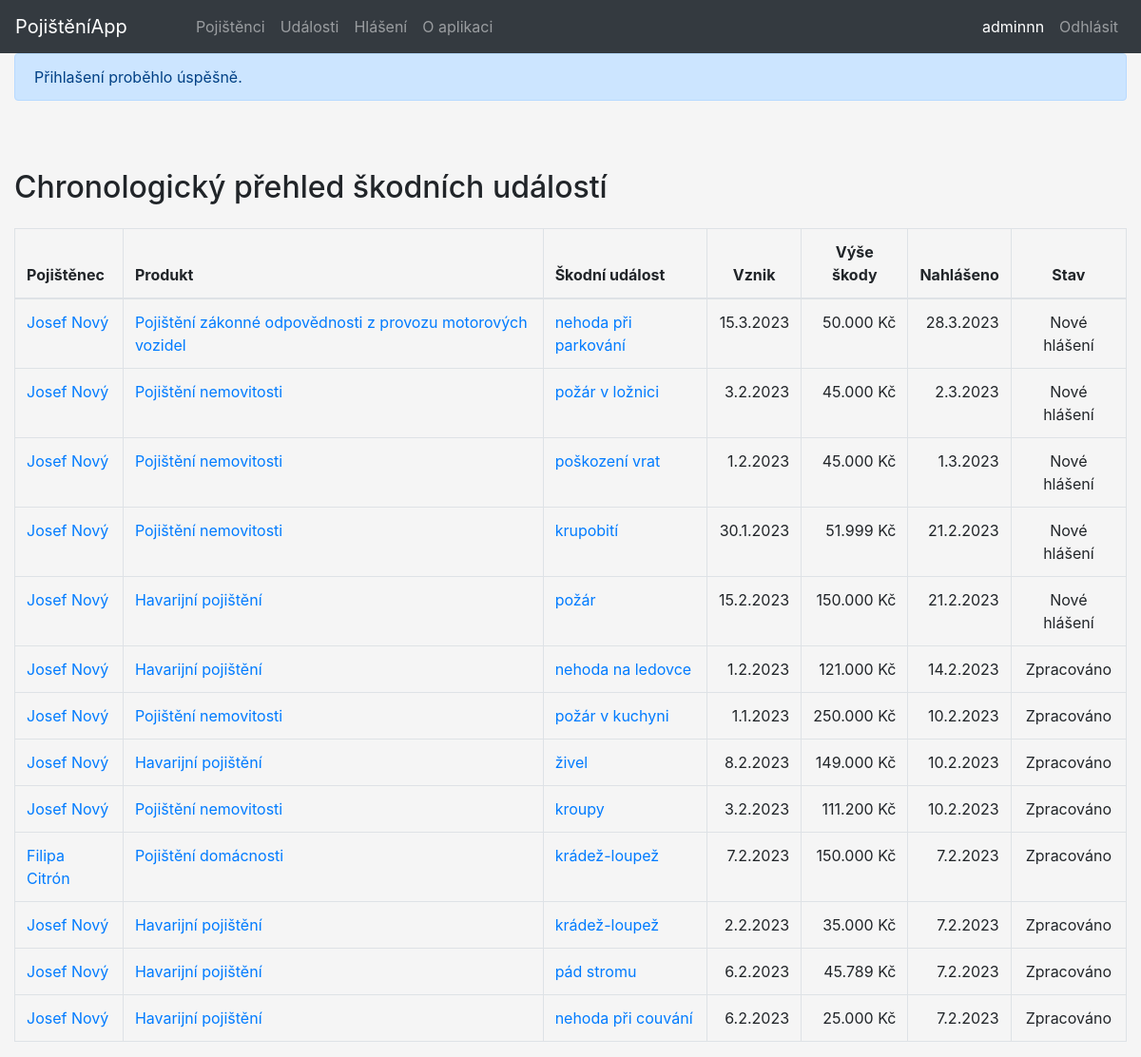
Page /hlaseni (signed in) on the committed database.
### tables this page shows
CREATE TABLE `hlaseni` (
  `hlaseni_id` int(11) NOT NULL,
  `nazev` varchar(255) NOT NULL,
  `datum_vzniku` date NOT NULL,
  `datum_nahlaseni` date NOT NULL,
  `vyse_skody` int(11) NOT NULL,
  `produkt_id` int(11) NOT NULL,
  `zpracovano` tinyint(1) NOT NULL DEFAULT 0
);

CREATE TABLE `pojistenci` (
  `pojistenci_id` int(11) NOT NULL,
  `jmeno` varchar(255) NOT NULL,
  `prijmeni` varchar(255) NOT NULL,
  `email` varchar(255) NOT NULL,
  `telefon` varchar(20) NOT NULL,
  `ulice_cp` varchar(255) NOT NULL,
  `mesto` varchar(255) NOT NULL,
  `psc` varchar(6) NOT NULL,
  `registr_kod` int(11) NOT NULL
);

CREATE TABLE `pojisteni` (
  `pojisteni_id` int(11) NOT NULL,
  `poj_produkt` varchar(255) NOT NULL,
  `poj_castka` int(11) NOT NULL,
  `predmet_poj` varchar(255) NOT NULL,
  `platnost_od` date NOT NULL,
  `platnost_do` date NOT NULL,
  `pojistenec_id` int(11) NOT NULL
);

### index.php (called while the page is built, shortened)
<?php
$smerovac = new SmerovacKontroler();
$smerovac->zpracuj(array($_SERVER['REQUEST_URI']));
$smerovac->vypisPohled();

### kontrolery/HlaseniKontroler.php (called while the page is built, shortened)
<?php
class HlaseniKontroler extends Kontroler
{
	public function zpracuj(array $parametry): void
	{
		$spravceUzivatelu = new SpravceUzivatelu();
		$spravceHlaseni = new SpravceHlaseni();
		$uzivatel = $spravceUzivatelu->vratUzivatele();
		if(!$uzivatel['admin']) {
			$this->presmeruj("pojistenec-hlaseni/{$uzivatel['pojistenec_id']}");
		} else {
			$udalosti = $spravceHlaseni->vratHistoriiHlaseni();
		}
	}
}

### modely/Db.php (called while the page is built, shortened)
<?php
class Db {
    private static $spojeni;
    private static array $nastaveni = array(
		PDO::ATTR_ERRMODE => PDO::ERRMODE_EXCEPTION,
		PDO::MYSQL_ATTR_INIT_COMMAND => "SET NAMES utf8",
		PDO::ATTR_EMULATE_PREPARES => false,
	);
    public static function pripoj(string $host, string $uzivatel, string $heslo, string $databaze) : void
    {
		if (!isset(self::$spojeni)) {
			self::$spojeni = @new PDO(
				"mysql:host=$host;dbname=$databaze",
				$uzivatel,
				$heslo,
				self::$nastaveni
			);
		}
	}
    public static function dotazVsechny(string $dotaz, array $parametry = array()) : array|bool
    {
		$navrat = self::$spojeni->prepare($dotaz);
		$navrat->execute($parametry);
		return $navrat->fetchAll();
	}
}

### modely/SpravceHlaseni.php (called while the page is built, shortened)
<?php
class SpravceHlaseni
{
	public function vratHistoriiHlaseni() : array|bool
	{
		return Db::dotazVsechny('
		SELECT `pojistenci_id`, `jmeno`, `prijmeni`, `produkt_id`, `poj_produkt`, `hlaseni_id`, `nazev`, `datum_vzniku`, `vyse_skody`, `datum_nahlaseni`, `zpracovano`
		FROM `hlaseni`
		JOIN `pojisteni`
		ON `produkt_id` = `pojisteni_id`
		JOIN `pojistenci`
		ON `pojistenci_id` = `pojistenec_id`
		ORDER BY `zpracovano` ASC, `datum_nahlaseni` DESC
		');
	}
}

### kontrolery/SmerovacKontroler.php (called while the page is built, shortened)
<?php
class SmerovacKontroler extends Kontroler
{
	protected Kontroler $kontroler;
	private function pomlckyDoVelbloudiNotace(string $text) : string
	{
		$veta = str_replace('-', ' ', $text);
		$veta = ucwords($veta);
		$veta = str_replace(' ', '', $veta);
		return $veta;
	}
	private function parsujURL(string $url) : array
	{
        $naparsovanaURL = parse_url($url);
		$naparsovanaURL["path"] = ltrim($naparsovanaURL["path"], "/");
		$naparsovanaURL["path"] = trim($naparsovanaURL["path"]);
		$rozdelenaCesta = explode("/", $naparsovanaURL["path"]);
		return $rozdelenaCesta;
	}
    public function zpracuj(array $parametry) : void
    {
		$naparsovanaURL = $this->parsujURL($parametry[0]);
		$tridaKontroleru = $this->pomlckyDoVelbloudiNotace(array_shift($naparsovanaURL)) . 'Kontroler';
		if (file_exists('kontrolery/' . $tridaKontroleru . '.php'))
			$this->kontroler = new $tridaKontroleru;
		else
			$this->presmeruj('chyba');
        $this->kontroler->zpracuj($naparsovanaURL);
    }
}

### modely/FormatHelper.php (called while the page is built, shortened)
<?php
class FormatHelper
{
    public static function datumDoFormulare($vstupniDatum)
	{
		if (!$vstupniDatum) {
			return null;
		} else
		$datum_pole = explode('-', $vstupniDatum);
		$den = ltrim($datum_pole[2], "0");
		$mesic = ltrim($datum_pole[1], "0");
		$rok = $datum_pole[0];
		return $den . '.' . $mesic . '.' . $rok;
	}
}

### pohledy/hlaseni.phtml (the view, shortened to what this page needs)
<div class="container-fluid">
		<h2 class="py-lg-3">Chronologický přehled škodních událostí</h2>
		<table class="table table-bordered table-hover table-responsive-sm">
			<thead>
				<th>Pojištěnec</th>
				<th>Produkt</th>
				<th>Škodní událost</th>
				<th style="text-align:center">Vznik</th>
				<th style="text-align:center">Výše škody</th>
				<th style="text-align:center">Nahlášeno</th>
				<th style="text-align:center">Stav</th>
			</thead>
			<tbody>
				<?php foreach ($udalosti as $udalost) : ?>
					<tr>
						<td><a href="stavajici-pojistenec/<?=$udalost['pojistenci_id']?>"><?= $udalost['jmeno'] . ' ' . $udalost['prijmeni']?></a></td>
						<td><a href="detail-pojisteni/<?=$udalost['pojistenci_id']?>/<?=$udalost['produkt_id']?>"><?= $udalost['poj_produkt']?></a></td>
						<td><a href="nahlizet-hlaseni/<?=$udalost['pojistenci_id']?>/<?=$udalost['produkt_id']?>/<?=$udalost['hlaseni_id']?>"><?= $udalost['nazev']?></a></td>
						<td style="text-align:right"><?= FormatHelper::datumDoFormulare($udalost['datum_vzniku'])?></td>
						<td style="text-align:right"><?= number_format($udalost['vyse_skody'], 0, ',', '.') . ' Kč'?></td>
						<td style="text-align:right"><?= FormatHelper::datumDoFormulare($udalost['datum_nahlaseni'])?></td>
						<td style="text-align:center"><?php if (!$udalost['zpracovano']) {echo 'Nové hlášení';} else {echo 'Zpracováno';}?></td>
					</tr>
				<?php endforeach ?>
			</tbody>
		</table>
	</div>

### style.css (style rules this page uses)
body { background-color: whitesmoke; }
.container-fluid { margin-top: 56px; }

### rows in the picture
hlaseni: pojistenci.jmeno "Josef", pojistenci.prijmeni "Nový", produkt.poj_produkt "Pojištění zákonné odpovědnosti z provozu motorových vozidel", nazev "nehoda při parkování", datum_vzniku "15.3.2023", vyse_skody "50.000", datum_nahlaseni "28.3.2023", zpracovano "Nové hlášení"
hlaseni: pojistenci.jmeno "Josef", pojistenci.prijmeni "Nový", produkt.poj_produkt "Pojištění nemovitosti", nazev "požár v ložnici", datum_vzniku "3.2.2023", vyse_skody "45.000", datum_nahlaseni "2.3.2023", zpracovano "Nové hlášení"
hlaseni: pojistenci.jmeno "Josef", pojistenci.prijmeni "Nový", produkt.poj_produkt "Pojištění nemovitosti", nazev "poškození vrat", datum_vzniku "1.2.2023", vyse_skody "45.000", datum_nahlaseni "1.3.2023", zpracovano "Nové hlášení"
hlaseni: pojistenci.jmeno "Josef", pojistenci.prijmeni "Nový", produkt.poj_produkt "Pojištění nemovitosti", nazev "krupobití", datum_vzniku "30.1.2023", vyse_skody "51.999", datum_nahlaseni "21.2.2023", zpracovano "Nové hlášení"
hlaseni: pojistenci.jmeno "Josef", pojistenci.prijmeni "Nový", produkt.poj_produkt "Havarijní pojištění", nazev "požár", datum_vzniku "15.2.2023", vyse_skody "150.000", datum_nahlaseni "21.2.2023", zpracovano "Nové hlášení"
hlaseni: pojistenci.jmeno "Josef", pojistenci.prijmeni "Nový", produkt.poj_produkt "Havarijní pojištění", nazev "nehoda na ledovce", datum_vzniku "1.2.2023", vyse_skody "121.000", datum_nahlaseni "14.2.2023", zpracovano "Zpracováno"
hlaseni: pojistenci.jmeno "Josef", pojistenci.prijmeni "Nový", produkt.poj_produkt "Pojištění nemovitosti", nazev "požár v kuchyni", datum_vzniku "1.1.2023", vyse_skody "250.000", datum_nahlaseni "10.2.2023", zpracovano "Zpracováno"
hlaseni: pojistenci.jmeno "Josef", pojistenci.prijmeni "Nový", produkt.poj_produkt "Havarijní pojištění", nazev "živel", datum_vzniku "8.2.2023", vyse_skody "149.000", datum_nahlaseni "10.2.2023", zpracovano "Zpracováno"
hlaseni: pojistenci.jmeno "Josef", pojistenci.prijmeni "Nový", produkt.poj_produkt "Pojištění nemovitosti", nazev "kroupy", datum_vzniku "3.2.2023", vyse_skody "111.200", datum_nahlaseni "10.2.2023", zpracovano "Zpracováno"
hlaseni: pojistenci.jmeno "Filipa", pojistenci.prijmeni "Citrón", produkt.poj_produkt "Pojištění domácnosti", nazev "krádež-loupež", datum_vzniku "7.2.2023", vyse_skody "150.000", datum_nahlaseni "7.2.2023", zpracovano "Zpracováno"
hlaseni: pojistenci.jmeno "Josef", pojistenci.prijmeni "Nový", produkt.poj_produkt "Havarijní pojištění", nazev "krádež-loupež", datum_vzniku "2.2.2023", vyse_skody "35.000", datum_nahlaseni "7.2.2023", zpracovano "Zpracováno"
hlaseni: pojistenci.jmeno "Josef", pojistenci.prijmeni "Nový", produkt.poj_produkt "Havarijní pojištění", nazev "pád stromu", datum_vzniku "6.2.2023", vyse_skody "45.789", datum_nahlaseni "7.2.2023", zpracovano "Zpracováno"
hlaseni: pojistenci.jmeno "Josef", pojistenci.prijmeni "Nový", produkt.poj_produkt "Havarijní pojištění", nazev "nehoda při couvání", datum_vzniku "6.2.2023", vyse_skody "25.000", datum_nahlaseni "7.2.2023", zpracovano "Zpracováno"

### other values in the picture
$prezdivka "adminnn"
$text "Přihlašení proběhlo úspěšně."
